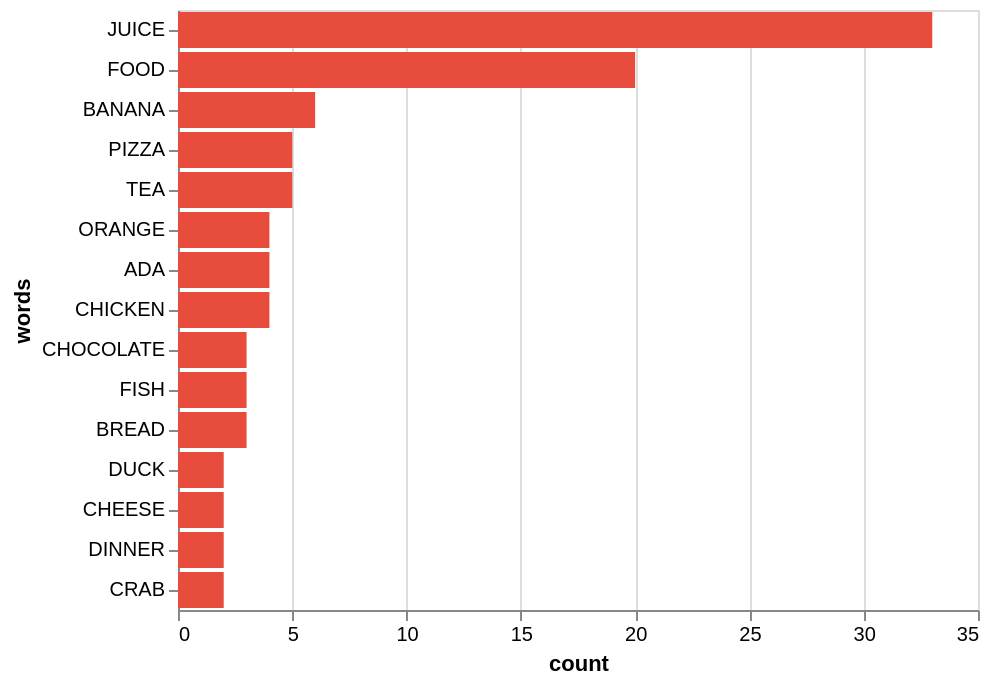

Here is the Vega-Lite specification saved for this chart:
### Vega-Lite specification from a JSON file in a GitHub repository (floating-point values rounded to 4 significant figures)
{"config": {"view": {"width": 400, "height": 300}, "mark": {"tooltip": null}}, "data": {"name": "data-71b99f70c5423b6d47d4609de10d6ecd"}, "mark": {"type": "bar", "color": "#E74C3C"}, "encoding": {"x": {"type": "quantitative", "field": "count"}, "y": {"type": "nominal", "field": "words", "sort": {"field": "count", "order": "descending"}}}, "$schema": "https://vega.github.io/schema/vega-lite/v3.4.0.json", "datasets": {"data-71b99f70c5423b6d47d4609de10d6ecd": [{"words": "JUICE", "count": 33}, {"words": "FOOD", "count": 20}, {"words": "BANANA", "count": 6}, {"words": "PIZZA", "count": 5}, {"words": "TEA", "count": 5}, {"words": "ORANGE", "count": 4}, {"words": "ADA", "count": 4}, {"words": "CHICKEN", "count": 4}, {"words": "CHOCOLATE", "count": 3}, {"words": "FISH", "count": 3}, {"words": "BREAD", "count": 3}, {"words": "DUCK", "count": 2}, {"words": "CHEESE", "count": 2}, {"words": "DINNER", "count": 2}, {"words": "CRAB", "count": 2}]}}
